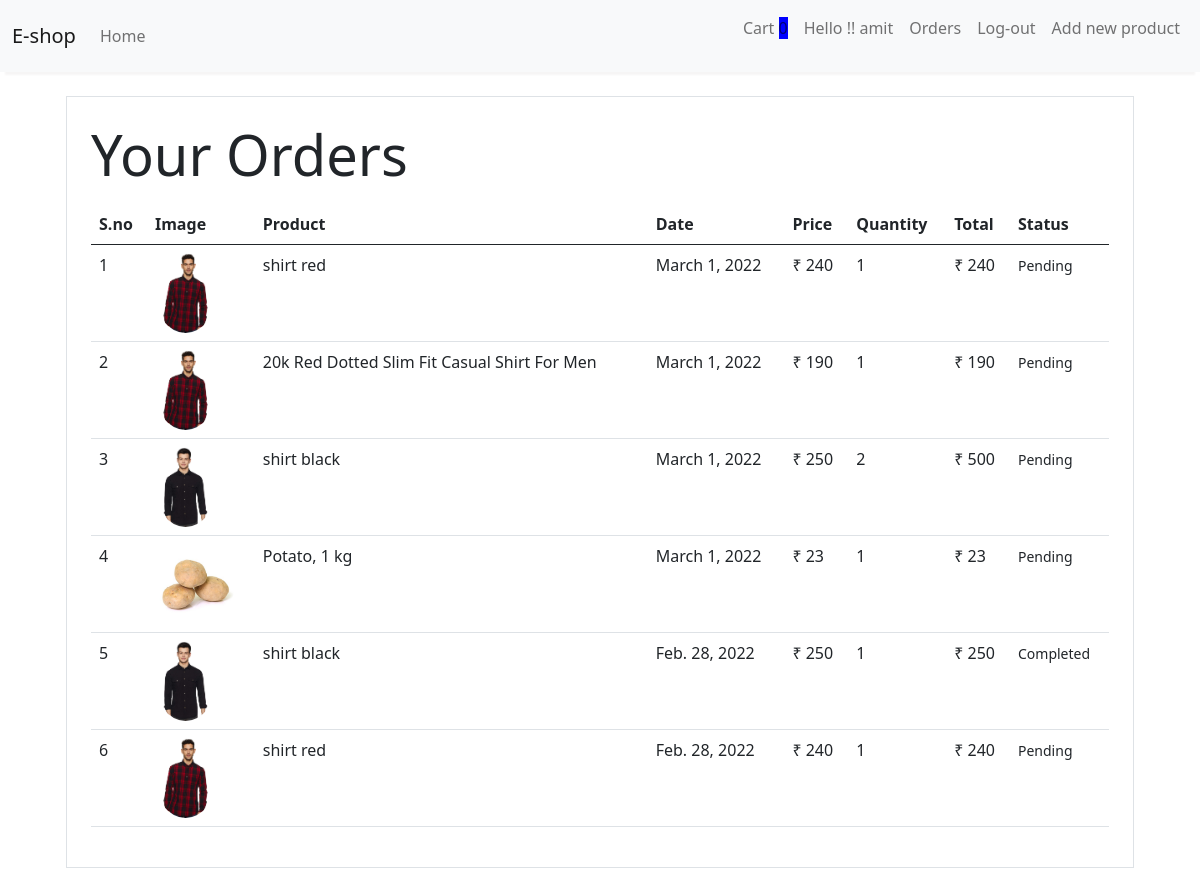
The app's page /orders/ (signed in), older data.
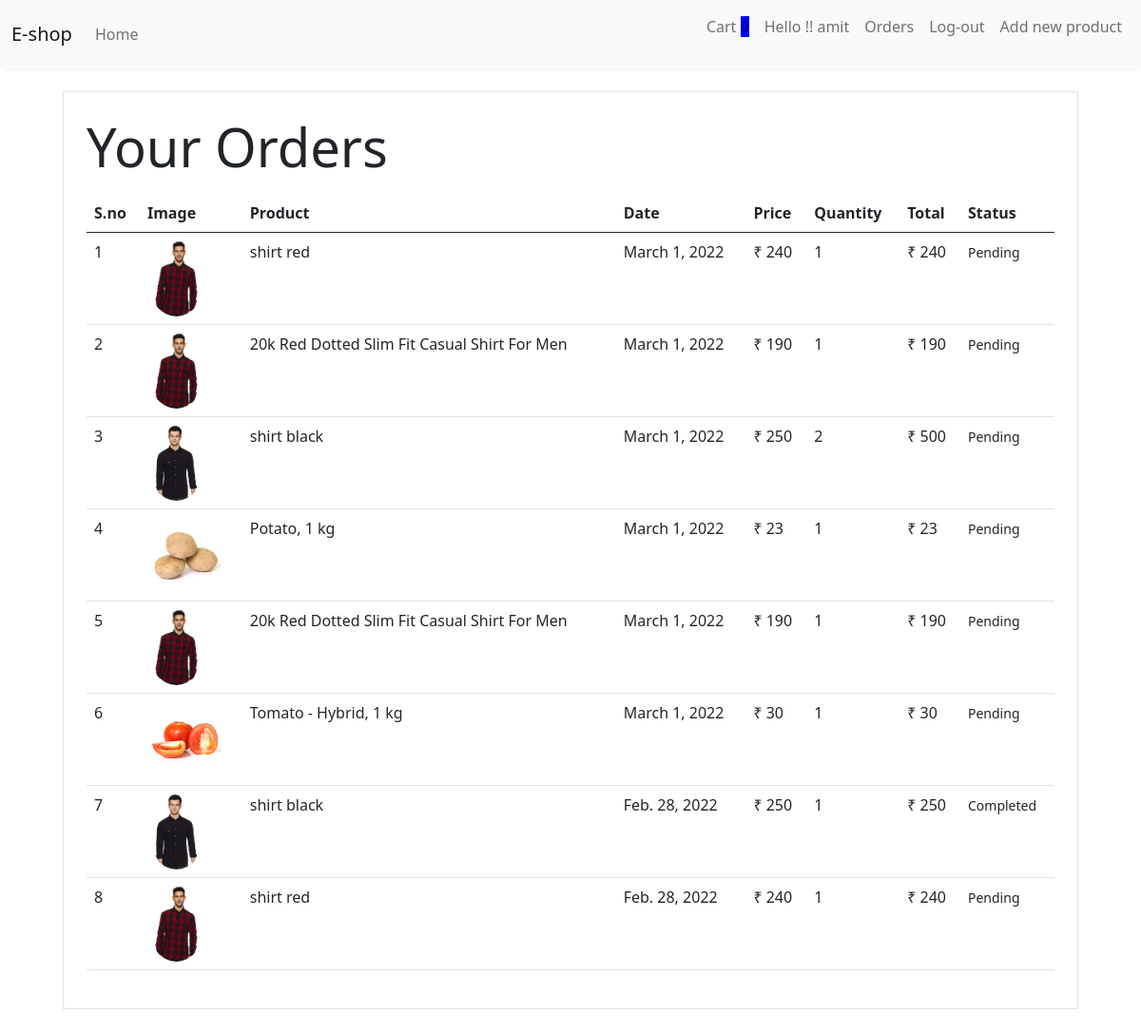
The same page, newer data.
### store/models/order.py (models this page shows)
class Order(models.Model):
    product=models.ForeignKey(Product,on_delete=models.CASCADE)
    customer=models.ForeignKey(Customer,on_delete=models.CASCADE)
    quantity=models.IntegerField(default=1)
    price=models.IntegerField()
    date=models.DateField(default=datetime.datetime.today)
    address=models.CharField(max_length=100,default='')
    phone=models.CharField(max_length=12,default='')
    status=models.BooleanField(default=False)
    @staticmethod
    def get_order_by_customer(customer_id):
        return Order.objects.filter(customer=customer_id).order_by('-date')

### store/models/product_models.py (models this page shows, shortened)
class Product(models.Model):
    name=models.CharField(max_length=50)
    price=models.IntegerField(default=0)
    category= models.ForeignKey(Category,on_delete=models.CASCADE,default=1)
    description=models.CharField(max_length=200,default='',null=True,blank=True)
    image=models.ImageField(upload_to='uploads/product/')

### store/middlewares/auth.py (the view)
    def middleware(request):
        returnUrl=request.META['PATH_INFO']
        if not request.session.get('customer'):
            return redirect(f'/login?return_url={returnUrl}')
        response = get_response(request)
        return response

### store/templatetags/custom_filter.py (called while the page is built)
@register.filter(name='rupee')
def rupee(number):
    return "₹ "+str(number)

@register.filter(name='multiply')
def multiply(number,number1):
    return number*number1

### store/views/order.py (called while the page is built)
    def get(self,request):
        customer= request.session.get('customer')
        orders=Order.get_order_by_customer(customer)
        return render(request,'order.html',{'orders':orders})

### store/templates/order.html
{% extends 'base.html' %}
{% block content %}
{% load cart %}
{% load custom_filter %}
<div class="container">
   <div class="border p-4 m-4">
       <p class="display-4">Your Orders</p>
       <table class="table">
           <thead>
               <tr>
                   <th>S.no</th>
                   <th>Image</th>
                   <th>Product</th>
                   <th>Date</th>
                   <th>Price</th>
                   <th>Quantity</th>
                   <th>Total</th>
                   <th>Status</th>
               </tr>
           </thead>
           <tbody>
               {% for order in orders %}
               <tr>
                   <td>{{forloop.counter}}</td>
                   <td><img style="height: 80px;" class="rounded-circle"src="{{order.product.image.url}}"></td>
                   <td>{{order.product.name}}</td>
                   <td>{{order.date}}</td>
                   <td>{{order.price|rupee}}</td>
                   <td>{{order.quantity}}</td>
                   <td>{{order.quantity|multiply:order.price|rupee}}</td>
                   {% if order.status %}
                   <td><small class="badge-success">Completed</small></td>
                   {% else %}
                   <td><small class="badge-warning">Pending</small></td>
                   {% endif %}
                   {% endfor %}
               </tr>
           </tbody>
       </table>
   </div>
</div>
{% endblock %}

### store/templates/base.html (shortened to what this page needs)
<!doctype html>
<html lang="en">
<head>
  <link href="https://cdn.jsdelivr.net/npm/bootstrap@5.0.2/dist/css/bootstrap.min.css" rel="stylesheet"
>
</head>
<body>
  <nav class="one-edge-shadow sticky-top navbar navbar navbar-expand-lg navbar-light bg-light">
    <div class="container-fluid">
      <a class="navbar-brand" href="/">E-shop</a>
      <div class="collapse navbar-collapse" id="navbarSupportedContent">
        <ul class="navbar-nav me-auto my-2 my-lg-0">
          <li class="nav-item">
            <a class="nav-link" aria-current="page" href="#">Home</a>
          </li>
        </ul>
        <ul class="navbar-nav my-2 my-lg-0">
          <li class="nav-item">
            <a class="nav-link" href="/cart">Cart
              <span style="background-color: blue;" class=" badge-info">{{request.session.cart.keys|length}}</span>
            </a>
          </li>
          {% if request.session.customer %}
          <li class="nav-item">
            <p class="nav-link">Hello !! {{request.session.name}}</p>
          </li>
          <li class="nav-item">
            <a class="nav-link" href="/orders">Orders</a>
          </li>
          <li class="nav-item">
            <a class="nav-link" href="/logout">Log-out</a>
          </li>
          <li class="nav-item">
            <a class="nav-link" href="add_product/">Add new product</a>
          </li>
          {% endif %}
        </ul>
      </div>
    </div>
  </nav>
  {% block content %}{% endblock %}
</body>
</html>

### store/templates/base.html (style rules this page uses)
nav { background-color: white; }
.one-edge-shadow { box-shadow: 0 8px 2px -5px rgb(246, 245, 245); }

Row changes from the older to the newer data that the page shows:
added Order: product.image (picture), product.name "20k Red Dotted Slim Fit Casual Shirt For Men", date "March 1, 2022", price "₹ 190", quantity "1", quantity|multiply "₹ 190", status "Pending"
added Order: product.image (picture), product.name "Tomato - Hybrid, 1 kg", date "March 1, 2022", price "₹ 30", quantity "1", quantity|multiply "₹ 30", status "Pending"
